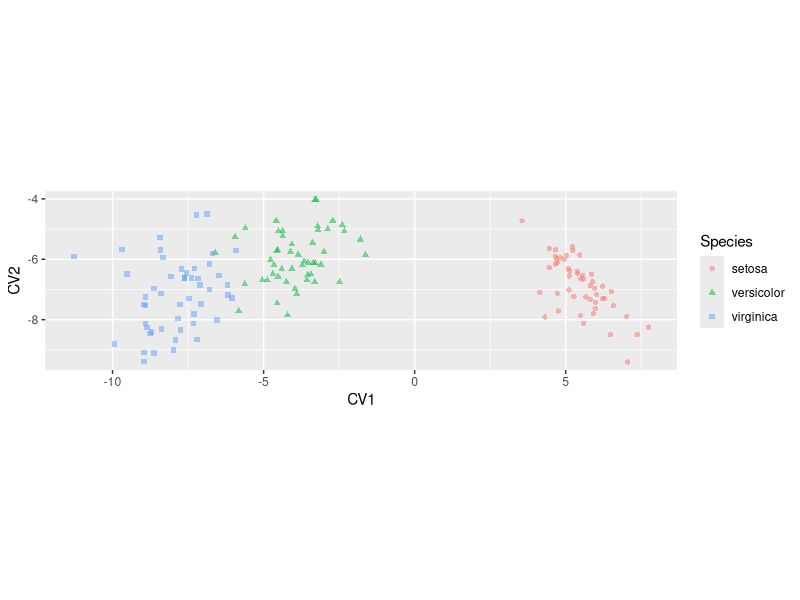
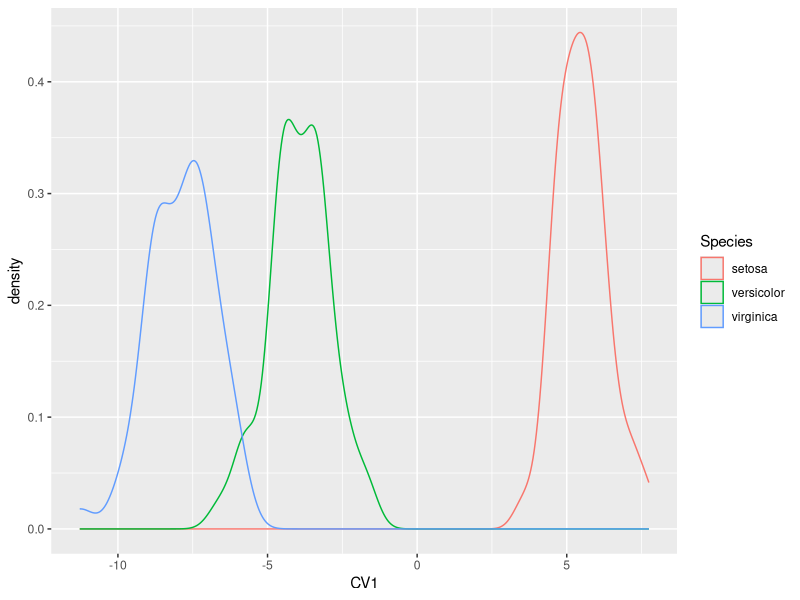
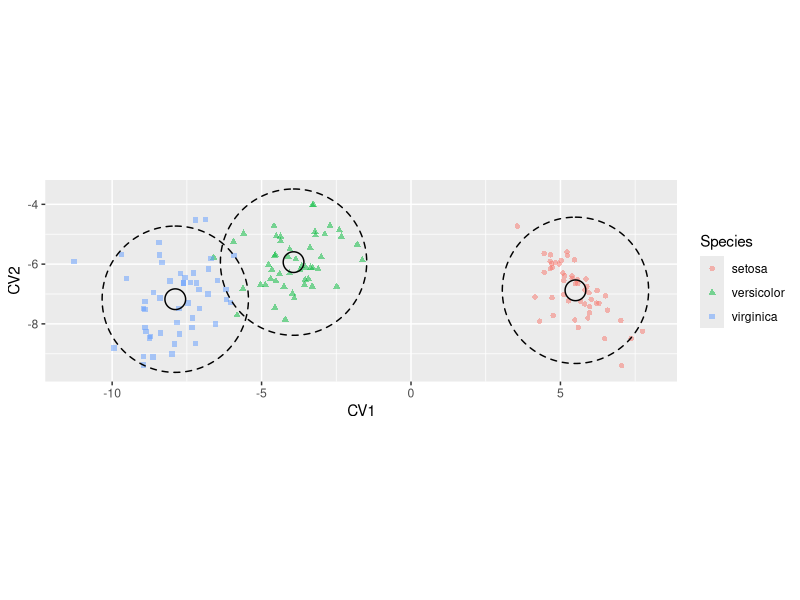
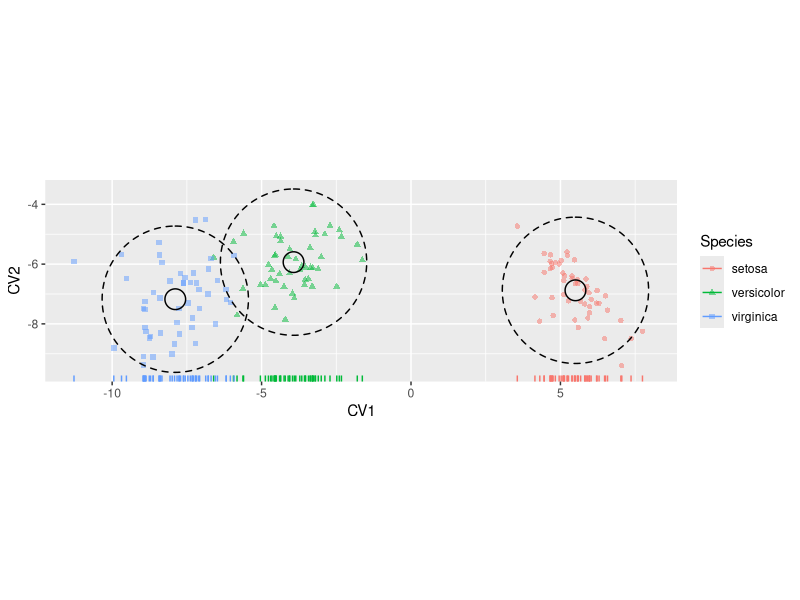
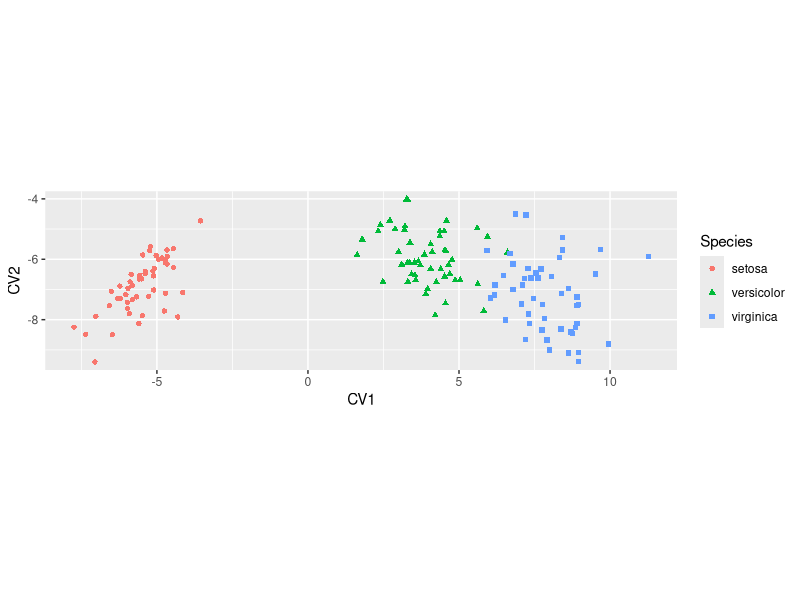

The R source for these figures, in order:
## ---- chunk 1
library(tidyverse)
library(cowplot)
library(broom)
library(magrittr)
## ---- chunk 2
library(MASS)

lda.iris <-lda(Species ~ Sepal.Length + Sepal.Width + Petal.Length + Petal.Width,
               iris, prior=c(1,1,1)/3)
lda.iris
## ---- chunk 3
iris.lda <- lda(Species ~ ., data = iris)
## ---- chunk 4
class(iris.lda)
names(iris.lda)
## ---- chunk 5
iris.lda$scaling
## ---- chunk 6
iris.sub <- 
  iris %>% 
  dplyr::select(-Species) %>% # drop Species column 
  as.matrix  # cast to matrix for calculations

# calculate CV scores
CVA.scores <- iris.sub %*% iris.lda$scaling

# create data frame with scores
iris.CV <- data.frame(CVA.scores)
iris.CV$Species <- iris$Species
## ---- chunk 7
iris.cva.plot <-
  ggplot(iris.CV, aes(x = LD1, y = LD2)) + 
  geom_point(aes(color=Species, shape=Species), alpha=0.5) + 
  labs(x = "CV1", y = "CV2") +
  coord_fixed(ratio=1)  # keep the unit scaling of the plot fixed at 1

iris.cva.plot
## ---- chunk 8
ggplot(iris.CV, aes(x = LD1)) +
  geom_density(aes(color=Species)) +
  labs(x = "CV1")
## ---- chunk 9
chi2 = qchisq(0.05,2, lower.tail=FALSE)
chi2

CIregions.mean.and.pop <-
  iris.CV %>%
  group_by(Species) %>%
  summarize(CV1.mean = mean(LD1),
            CV2.mean = mean(LD2),
            mean.radii = sqrt(chi2/n()),
            popn.radii = sqrt(chi2))

CIregions.mean.and.pop
## ---- chunk 10
library(ggforce)
## ---- chunk 11
iris.cva.plot2 <-
  iris.cva.plot + 
  geom_circle(data = CIregions.mean.and.pop,
              mapping = aes(x0 = CV1.mean, y0 = CV2.mean, r = mean.radii),
              inherit.aes = FALSE) +
  geom_circle(data = CIregions.mean.and.pop,
              mapping = aes(x0 = CV1.mean, y0 = CV2.mean, r = popn.radii),
              linetype = "dashed", 
              inherit.aes = FALSE) 

iris.cva.plot2
## ---- chunk 12
iris.cva.plot2 + 
  geom_rug(aes(color=Species),
           sides = "b")
## ---- chunk 13
nobs <- nrow(iris)
ngroups <- nlevels(iris$Species)

# calculate deviations around grand mean
tot.deviates <-
  iris %>%
  dplyr::select(-Species) %>%
  # review the course notes on dplyr to remind
  # yourself about how the mutate_all() and funs() fxns work
  mutate_all(funs(. - mean(.))) %>%
  as.matrix

# Total SSQ and covariance matrix
ssq.tot <- t(tot.deviates) %*% tot.deviates
cov.tot <- ssq.tot/nobs  

# calculate deviations around group means
win.deviates <-
  iris %>%
  group_by(Species) %>%
  mutate_all(funs(. - mean(.))) %>% 
  ungroup %>%
  dplyr::select(-Species) %>%
  as.matrix

# Within group SSQ and covariance
ssq.win <- t(win.deviates) %*% win.deviates
cov.win <- ssq.win/(nobs - ngroups)

# Between group deviates
btw.deviates <-
  iris %>% 
  group_by(Species) %>% 
  summarize_all(mean) %>% 
  dplyr::select(-Species) %>% 
  mutate_all(funs(. - mean(.))) %>%
  as.matrix

# Between group SSQ and covariance
ssq.btw <- ngroups * t(btw.deviates) %*% btw.deviates
cov.btw <- ssq.btw/(ngroups-1)
## ---- chunk 14
# Cacluate the  eigenvectors of W^{-1}B
WinvB = solve(cov.win) %*% cov.btw
eigin.WinvB = eigen(WinvB)

cva.vecs <- Re(eigin.WinvB$vectors)[,1:ngroups-1]
cva.vals <- Re(eigin.WinvB$values)[1:ngroups-1]

unscaled.scores <- win.deviates %*% cva.vecs

# figure out scaling so group covariance matrix is spherical
scaling <- diag(1/sqrt((t(unscaled.scores) %*% unscaled.scores)/(nobs-ngroups)))

# compare to "scaling" component object returned by lda()
scaled.cva.vecs <- cva.vecs %*% diag(scaling) 

cva.scores <- iris.sub %*% scaled.cva.vecs

colnames(cva.scores) <- c("CV1","CV2")
cva.scores <- as.data.frame(cva.scores)
cva.scores$Species <- iris$Species
## ---- chunk 15
ggplot(cva.scores, aes(x = CV1, y = CV2)) + 
  geom_point(aes(color=Species, shape=Species)) + 
  coord_fixed(ratio=1)
